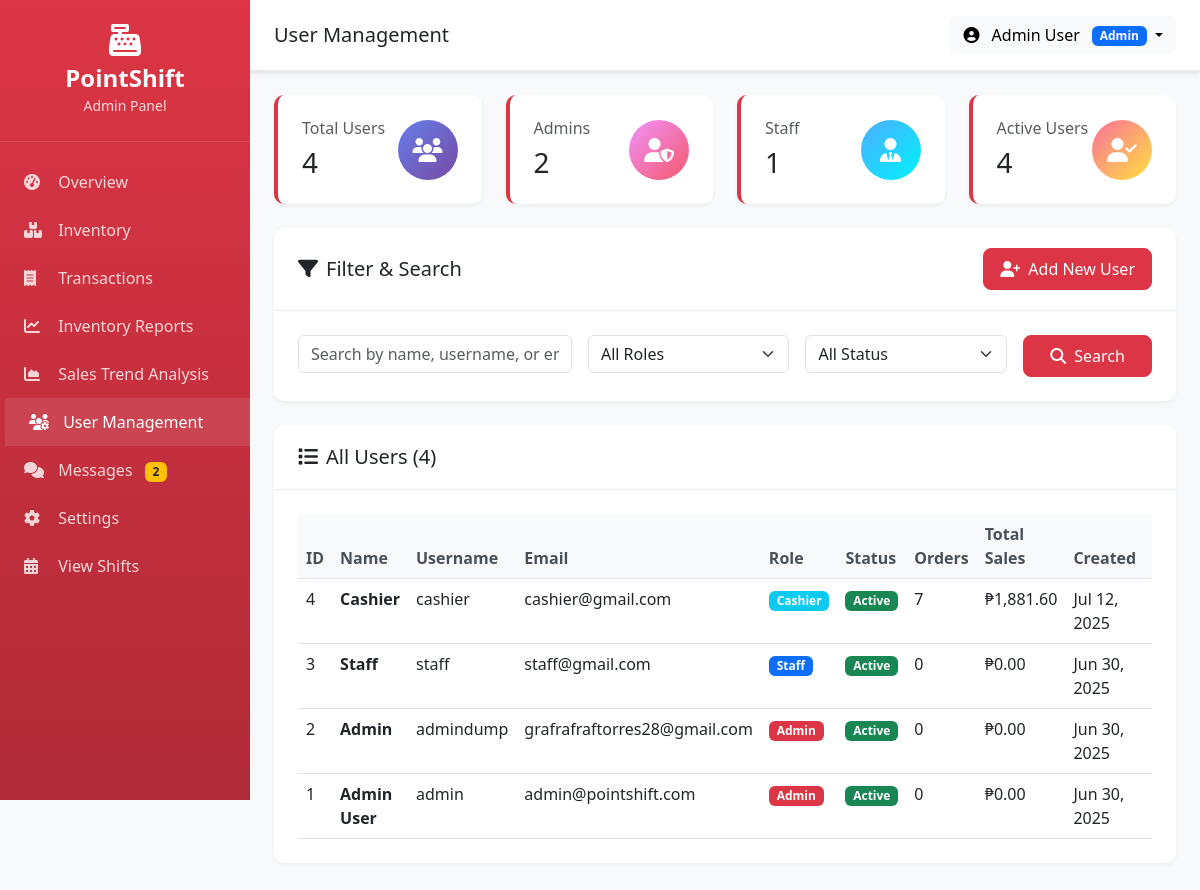
The page /user_management.php (signed in) on the database its author committed.
### tables this page shows
CREATE TABLE IF NOT EXISTS `users` (
  `id` int NOT NULL AUTO_INCREMENT,
  `username` varchar(50) NOT NULL,
  `email` varchar(100) NOT NULL,
  `password` varchar(255) NOT NULL,
  `role` enum('admin','staff','cashier') NOT NULL DEFAULT 'staff',
  `first_name` varchar(50) NOT NULL,
  `last_name` varchar(50) NOT NULL,
  `status` enum('active','inactive') DEFAULT 'active',
  `created_at` timestamp NULL DEFAULT CURRENT_TIMESTAMP,
  `updated_at` timestamp NULL DEFAULT CURRENT_TIMESTAMP ON UPDATE CURRENT_TIMESTAMP,
  PRIMARY KEY (`id`),
  UNIQUE KEY `username` (`username`),
  UNIQUE KEY `email` (`email`)
);

### user_management.php (the view, shortened to what this page needs)
<?php
require_once 'config.php';
$search = $_GET['search'] ?? '';
$query = "SELECT u.*,
          (SELECT COUNT(*) FROM orders WHERE user_id = u.id) as total_orders,
          (SELECT SUM(total_amount) FROM orders WHERE user_id = u.id AND status = 'completed') as total_sales
          FROM users u WHERE 1=1";
$query .= " ORDER BY u.created_at DESC";
$users = $conn->query($query)->fetch_all(MYSQLI_ASSOC);
$stats = $conn->query("SELECT
    COUNT(*) as total_users,
    SUM(CASE WHEN role = 'admin' THEN 1 ELSE 0 END) as admin_count,
    SUM(CASE WHEN role = 'staff' THEN 1 ELSE 0 END) as staff_count,
    SUM(CASE WHEN role = 'cashier' THEN 1 ELSE 0 END) as cashier_count,
    SUM(CASE WHEN status = 'active' THEN 1 ELSE 0 END) as active_count
FROM users")->fetch_assoc();
?>
<div class="row mb-4">
    <div class="col-md-3">
        <div class="stats-card">
            <div class="d-flex justify-content-between align-items-center">
                <div>
                    <h6 class="text-muted mb-2">Total Users</h6>
                    <h3 class="mb-0"><?php echo number_format($stats['total_users']); ?></h3>
                </div>
                <div class="stats-icon" style="background: linear-gradient(135deg, #667eea 0%, #764ba2 100%);">
                    <i class="fas fa-users"></i>
                </div>
            </div>
        </div>
    </div>
    <div class="col-md-3">
        <div class="stats-card">
            <div class="d-flex justify-content-between align-items-center">
                <div>
                    <h6 class="text-muted mb-2">Admins</h6>
                    <h3 class="mb-0"><?php echo number_format($stats['admin_count']); ?></h3>
                </div>
                <div class="stats-icon" style="background: linear-gradient(135deg, #f093fb 0%, #f5576c 100%);">
                    <i class="fas fa-user-shield"></i>
                </div>
            </div>
        </div>
    </div>
    <div class="col-md-3">
        <div class="stats-card">
            <div class="d-flex justify-content-between align-items-center">
                <div>
                    <h6 class="text-muted mb-2">Staff</h6>
                    <h3 class="mb-0"><?php echo number_format($stats['staff_count']); ?></h3>
                </div>
                <div class="stats-icon" style="background: linear-gradient(135deg, #4facfe 0%, #00f2fe 100%);">
                    <i class="fas fa-user-tie"></i>
                </div>
            </div>
        </div>
    </div>
    <div class="col-md-3">
        <div class="stats-card">
            <div class="d-flex justify-content-between align-items-center">
                <div>
                    <h6 class="text-muted mb-2">Active Users</h6>
                    <h3 class="mb-0"><?php echo number_format($stats['active_count']); ?></h3>
                </div>
                <div class="stats-icon" style="background: linear-gradient(135deg, #fa709a 0%, #fee140 100%);">
                    <i class="fas fa-user-check"></i>
                </div>
            </div>
        </div>
    </div>
</div>
<div class="content-card mb-4">
    <div class="card-header d-flex justify-content-between align-items-center">
        <h5 class="mb-0"><i class="fas fa-filter me-2"></i>Filter & Search</h5>
        <button class="btn btn-danger btn-custom" data-bs-toggle="modal" data-bs-target="#addUserModal">
            <i class="fas fa-user-plus me-2"></i>Add New User
        </button>
    </div>
    <div class="card-body">
        <form method="GET" action="" class="row g-3">
            <div class="col-md-4">
                <input type="text" class="form-control" name="search" placeholder="Search by name, username, or email..." value="<?php echo htmlspecialchars($search); ?>">
            </div>
            <div class="col-md-3">
                <select class="form-select" name="role_filter">
                    <option value="">All Roles</option>
                </select>
            </div>
            <div class="col-md-3">
                <select class="form-select" name="status_filter">
                    <option value="">All Status</option>
                </select>
            </div>
            <div class="col-md-2">
                <button type="submit" class="btn btn-danger w-100 btn-custom">
                    <i class="fas fa-search me-2"></i>Search
                </button>
            </div>
        </form>
    </div>
</div>
<div class="content-card">
    <div class="card-header">
        <h5 class="mb-0"><i class="fas fa-list me-2"></i>All Users (<?php echo count($users); ?>)</h5>
    </div>
    <div class="card-body">
        <div class="table-responsive">
            <table class="table table-hover">
                <thead>
                    <tr>
                        <th>ID</th>
                        <th>Name</th>
                        <th>Username</th>
                        <th>Email</th>
                        <th>Role</th>
                        <th>Status</th>
                        <th>Orders</th>
                        <th>Total Sales</th>
                        <th>Created</th>
                        <th>Actions</th>
                    </tr>
                </thead>
                <tbody>
                    <?php if (empty($users)): ?>
                        <tr>
                            <td colspan="10" class="text-center text-muted py-4">No users found</td>
                        </tr>
                    <?php else: ?>
                        <?php foreach ($users as $user): ?>
                            <tr>
                                <td><?php echo $user['id']; ?></td>
                                <td>
                                    <strong><?php echo htmlspecialchars($user['first_name'] . ' ' . $user['last_name']); ?></strong>
                                </td>
                                <td><?php echo htmlspecialchars($user['username']); ?></td>
                                <td><?php echo htmlspecialchars($user['email']); ?></td>
                                <td>
                                    <span class="badge <?php
                                        echo $user['role'] == 'admin' ? 'bg-danger' :
                                            ($user['role'] == 'staff' ? 'bg-primary' : 'bg-info');
                                    ?>">
                                        <?php echo ucfirst($user['role']); ?>
                                    </span>
                                </td>
                                <td>
                                    <span class="badge <?php echo $user['status'] == 'active' ? 'bg-success' : 'bg-secondary'; ?>">
                                        <?php echo ucfirst($user['status']); ?>
                                    </span>
                                </td>
                                <td><?php echo number_format($user['total_orders']); ?></td>
                                <td>₱<?php echo number_format($user['total_sales'] ?? 0, 2); ?></td>
                                <td><?php echo date('M d, Y', strtotime($user['created_at'])); ?></td>
                                <td>
                                </td>
                            </tr>
                        <?php endforeach; ?>
                    <?php endif; ?>
                </tbody>
            </table>
        </div>
    </div>
</div>
<?php
include 'layout.php';
?>

### layout.php (style rules this page uses)
body { background-color: #f8f9fa; font-family: 'Segoe UI', Tahoma, Geneva, Verdana, sans-serif; }
.stats-card { background: white; border-radius: 10px; padding: 1.5rem; box-shadow: 0 2px 4px rgba(0,0,0,0.05); border-left: 4px solid #dc3545; transition: transform 0.2s; }
.stats-card .stats-icon { width: 60px; height: 60px; border-radius: 50%; display: flex; align-items: center; justify-content: center; font-size: 1.5rem; color: white; }
.content-card { background: white; border-radius: 10px; box-shadow: 0 2px 4px rgba(0,0,0,0.05); margin-bottom: 1.5rem; }
.content-card .card-header { background: transparent; border-bottom: 1px solid #e9ecef; padding: 1.25rem 1.5rem; font-weight: 600; }
.content-card .card-body { padding: 1.5rem; }
.btn-custom { border-radius: 8px; padding: 0.5rem 1rem; font-weight: 500; }
.table { margin-bottom: 0; }
.table th { border-top: none; background-color: #f8f9fa; font-weight: 600; color: #495057; }

### rows shown on the page
users: id "4", first_name+last_name "Cashier", username "cashier", email "cashier@gmail.com", role "Cashier", status "Active", total_orders "7", total_sales "1,881.60", created_at "Jul 12, 2025"
users: id "3", first_name+last_name "Staff", username "staff", email "staff@gmail.com", role "Staff", status "Active", total_orders "0", total_sales "0.00", created_at "Jun 30, 2025"
users: id "2", first_name+last_name "Admin", username "admindump", email "grafrafraftorres28@gmail.com", role "Admin", status "Active", total_orders "0", total_sales "0.00", created_at "Jun 30, 2025"
users: id "1", first_name+last_name "Admin User", username "admin", email "admin@pointshift.com", role "Admin", status "Active", total_orders "0", total_sales "0.00", created_at "Jun 30, 2025"

### other values the page prints
$unread "2"
$page_title "User Management"
$_SESSION['first_name'] . ' ' . $_SESSION['last_name'] "Admin User"
$_SESSION['role'] "Admin"
$stats['total_users'] "4"
$stats['admin_count'] "2"
$stats['staff_count'] "1"
$stats['active_count'] "4"
count($users) "4"
